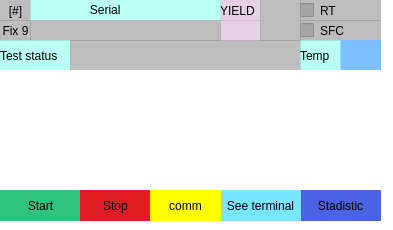
          <widget class="QFrame" name="frame_10">
           <property name="geometry">
            <rect>
             <x>810</x>
             <y>460</y>
             <width>393</width>
             <height>230</height>
            </rect>
           </property>
           <property name="styleSheet">
            <string notr="true">border-radius:0px;
background-color: rgb(255, 255, 255);</string>
           </property>
           <property name="frameShape">
            <enum>QFrame::StyledPanel</enum>
           </property>
           <property name="frameShadow">
            <enum>QFrame::Raised</enum>
           </property>
           <widget class="QPushButton" name="nt_opc_13">
            <property name="geometry">
             <rect>
              <x>0</x>
              <y>0</y>
              <width>31</width>
              <height>21</height>
             </rect>
            </property>
            <property name="styleSheet">
             <string notr="true">QPushButton{
	
	background-color: rgba(151, 151, 151, 163);
}
QPushButton:hover{
	
	
	background-color: rgba(255, 255, 255, 3);
}</string>
            </property>
            <property name="text">
             <string>[#]</string>
            </property>
           </widget>
           <widget class="QLabel" name="nt_sn_auto_13">
            <property name="geometry">
             <rect>
              <x>30</x>
              <y>20</y>
              <width>191</width>
              <height>21</height>
             </rect>
            </property>
            <property name="styleSheet">
             <string notr="true">background-color: rgba(151, 151, 151, 163);</string>
            </property>
            <property name="text">
             <string/>
            </property>
           </widget>
           <widget class="QPushButton" name="nt_fixt_100">
            <property name="geometry">
             <rect>
              <x>0</x>
              <y>20</y>
              <width>31</width>
              <height>21</height>
             </rect>
            </property>
            <property name="styleSheet">
             <string notr="true">QPushButton{
	
	background-color: rgba(151, 151, 151, 163);
}
QPushButton:hover{
	
	
	background-color: rgba(255, 255, 255, 3);
}</string>
            </property>
            <property name="text">
             <string>Fix 9</string>
            </property>
           </widget>
           <widget class="QLabel" name="label_48">
            <property name="geometry">
             <rect>
              <x>0</x>
              <y>40</y>
              <width>71</width>
              <height>31</height>
             </rect>
            </property>
            <property name="styleSheet">
             <string notr="true">color: rgb(0, 0, 0);background-color: rgba(137, 255, 235, 150);</string>
            </property>
            <property name="text">
             <string>Test status</string>
            </property>
           </widget>
           <widget class="QLabel" name="nt_status_13">
            <property name="geometry">
             <rect>
              <x>70</x>
              <y>40</y>
              <width>231</width>
              <height>31</height>
             </rect>
            </property>
            <property name="styleSheet">
             <string notr="true">background-color: rgba(151, 151, 151, 163);</string>
            </property>
            <property name="text">
             <string/>
            </property>
           </widget>
           <widget class="QLabel" name="lb_status_13">
            <property name="geometry">
             <rect>
              <x>220</x>
              <y>0</y>
              <width>41</width>
              <height>21</height>
             </rect>
            </property>
            <property name="styleSheet">
             <string notr="true">color: rgb(0, 0, 0);background-color: rgba(200, 154, 200, 118);</string>
            </property>
            <property name="text">
             <string>YIELD</string>
            </property>
           </widget>
           <widget class="QLabel" name="nt_yiel_13">
            <property name="geometry">
             <rect>
              <x>220</x>
              <y>20</y>
              <width>41</width>
              <height>21</height>
             </rect>
            </property>
            <property name="styleSheet">
             <string notr="true">background-color: rgba(200, 154, 200, 118);</string>
            </property>
            <property name="text">
             <string/>
            </property>
           </widget>
           <widget class="QCheckBox" name="chk_nt_status_13">
            <property name="geometry">
             <rect>
              <x>300</x>
              <y>20</y>
              <width>81</width>
              <height>21</height>
             </rect>
            </property>
            <property name="styleSheet">
             <string notr="true">background-color: rgba(151, 151, 151, 163);</string>
            </property>
            <property name="text">
             <string>SFC</string>
            </property>
           </widget>
           <widget class="QPushButton" name="nt_stats_13">
            <property name="geometry">
             <rect>
              <x>300</x>
              <y>190</y>
              <width>81</width>
              <height>31</height>
             </rect>
            </property>
            <property name="styleSheet">
             <string notr="true">QPushButton{
background-color: qlineargradient(spread:pad, x1:0, y1:0, x2:1, y2:1, stop:1 rgba(75, 98, 226, 255));
}
QPushButton:hover{
	background-color: qconicalgradient(cx:0.5, cy:0.5, angle:0, stop:0 rgba(255, 0, 0, 255), stop:0.166 rgba(255, 255, 0, 255), stop:0.333 rgba(0, 255, 0, 255), stop:0.5 rgba(0, 255, 255, 255), stop:0.666 rgba(0, 0, 255, 255), stop:0.833 rgba(255, 0, 255, 255), stop:1 rgba(255, 0, 0, 255));
}</string>
            </property>
            <property name="text">
             <string>Stadistic</string>
            </property>
           </widget>
           <widget class="QPushButton" name="nt_start_13">
            <property name="geometry">
             <rect>
              <x>0</x>
              <y>190</y>
              <width>81</width>
              <height>31</height>
             </rect>
            </property>
            <property name="styleSheet">
             <string notr="true">QPushButton{
	background-color: rgb(46, 194, 126);
}
QPushButton:hover{
	
	background-color: rgb(143, 240, 164);
	color: rgb(0, 0, 0);
}</string>
            </property>
            <property name="text">
             <string>Start</string>
            </property>
           </widget>
           <widget class="QPushButton" name="nt_stop_13">
            <property name="geometry">
             <rect>
              <x>80</x>
              <y>190</y>
              <width>71</width>
              <height>31</height>
             </rect>
            </property>
            <property name="styleSheet">
             <string notr="true">QPushButton{
	background-color: rgb(224, 27, 36);
}
QPushButton:hover{
	background-color: rgb(246, 97, 81);
}</string>
            </property>
            <property name="text">
             <string>Stop</string>
            </property>
           </widget>
           <widget class="QPushButton" name="nt_see_13">
            <property name="geometry">
             <rect>
              <x>220</x>
              <y>190</y>
              <width>81</width>
              <height>31</height>
             </rect>
            </property>
            <property name="styleSheet">
             <string notr="true">QPushButton{
	
	background-color: rgb(121, 230, 255);
	color: rgb(0, 0, 0);
}
QPushButton:hover{
	
	background-color: rgb(0, 170, 255);
	color: rgb(255, 255, 255);
}</string>
            </property>
            <property name="text">
             <string>See terminal</string>
            </property>
           </widget>
           <widget class="QLabel" name="temp_9">
            <property name="geometry">
             <rect>
              <x>340</x>
              <y>40</y>
              <width>41</width>
              <height>31</height>
             </rect>
            </property>
            <property name="styleSheet">
             <string notr="true">background-color: rgb(125, 192, 255);
color: rgb(0, 0, 0);</string>
            </property>
            <property name="text">
             <string/>
            </property>
           </widget>
           <widget class="QLabel" name="label_76">
            <property name="geometry">
             <rect>
              <x>300</x>
              <y>40</y>
              <width>41</width>
              <height>31</height>
             </rect>
            </property>
            <property name="styleSheet">
             <string notr="true">background-color: rgba(137, 255, 235, 150);
color: rgb(0, 0, 0);</string>
            </property>
            <property name="text">
             <string>Temp</string>
            </property>
           </widget>
           <widget class="QPushButton" name="term_9">
            <property name="geometry">
             <rect>
              <x>150</x>
              <y>190</y>
              <width>71</width>
              <height>31</height>
             </rect>
            </property>
            <property name="styleSheet">
             <string notr="true">QPushButton{
	
	
	background-color: rgb(255, 255, 0);
	color: rgb(0, 0, 0);
}
QPushButton:hover{
	
	
	background-color: rgb(253, 255, 106);
	color: rgb(255, 255, 255);
}</string>
            </property>
            <property name="text">
             <string>comm</string>
            </property>
           </widget>
           <widget class="QCheckBox" name="rt_9">
            <property name="geometry">
             <rect>
              <x>300</x>
              <y>0</y>
              <width>81</width>
              <height>21</height>
             </rect>
            </property>
            <property name="styleSheet">
             <string notr="true">background-color: rgba(151, 151, 151, 163);</string>
            </property>
            <property name="text">
             <string>RT</string>
            </property>
           </widget>
           <widget class="QLabel" name="label_47">
            <property name="geometry">
             <rect>
              <x>30</x>
              <y>0</y>
              <width>191</width>
              <height>20</height>
             </rect>
            </property>
            <property name="styleSheet">
             <string notr="true">color: rgb(0, 0, 0);background-color: rgba(137, 255, 235, 150);</string>
            </property>
            <property name="text">
             <string>                  Serial</string>
            </property>
           </widget>
           <widget class="QLabel" name="led_auto_9">
            <property name="geometry">
             <rect>
              <x>260</x>
              <y>0</y>
              <width>41</width>
              <height>41</height>
             </rect>
            </property>
            <property name="styleSheet">
             <string notr="true">background-color: rgba(151, 151, 151, 163);
color: rgb(0, 0, 0);</string>
            </property>
            <property name="text">
             <string/>
            </property>
           </widget>
           <widget class="QWidget" name="verticalLayoutWidget_9">
            <property name="geometry">
             <rect>
              <x>0</x>
              <y>70</y>
              <width>381</width>
              <height>119</height>
             </rect>
            </property>
            <layout class="QVBoxLayout" name="st_9"/>
           </widget>
          </widget>
